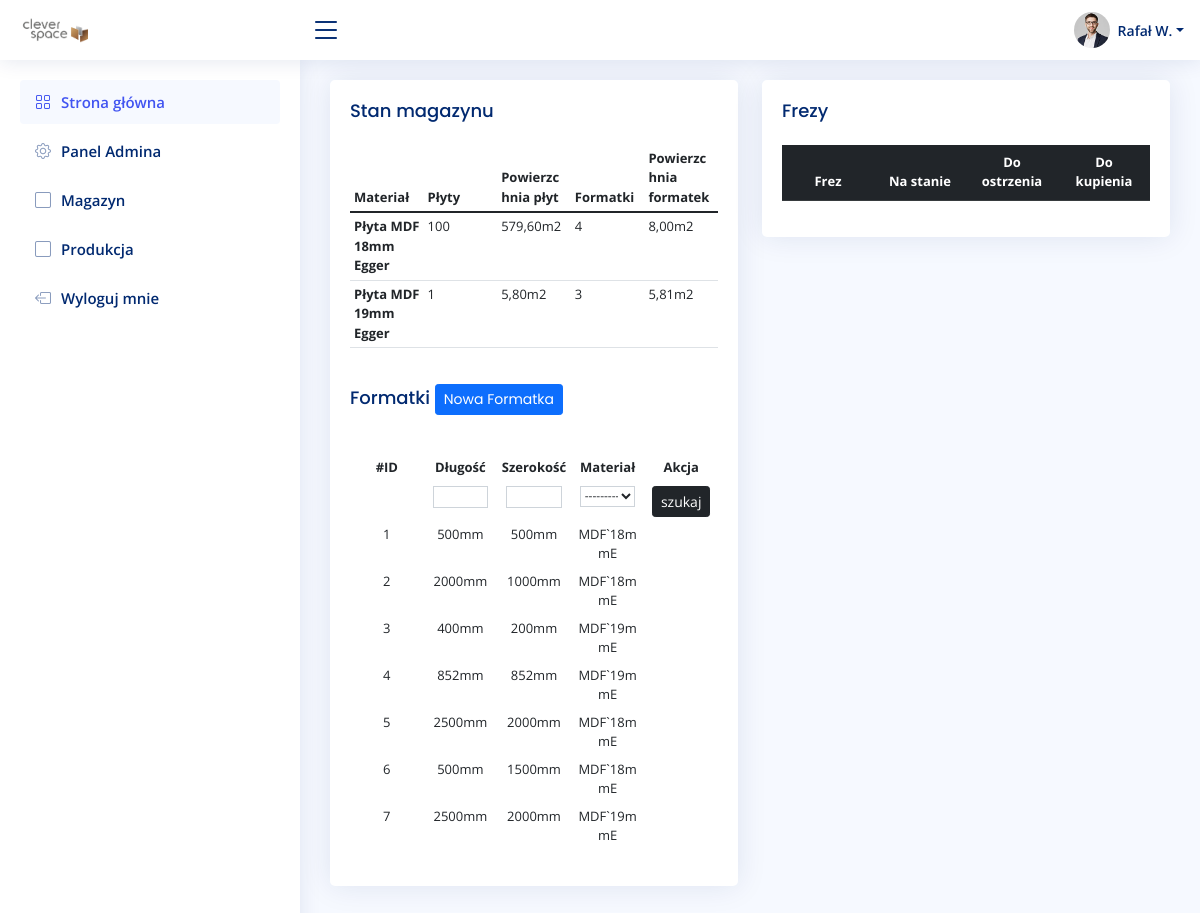
Page /stock/ (signed in) on the earlier database version.
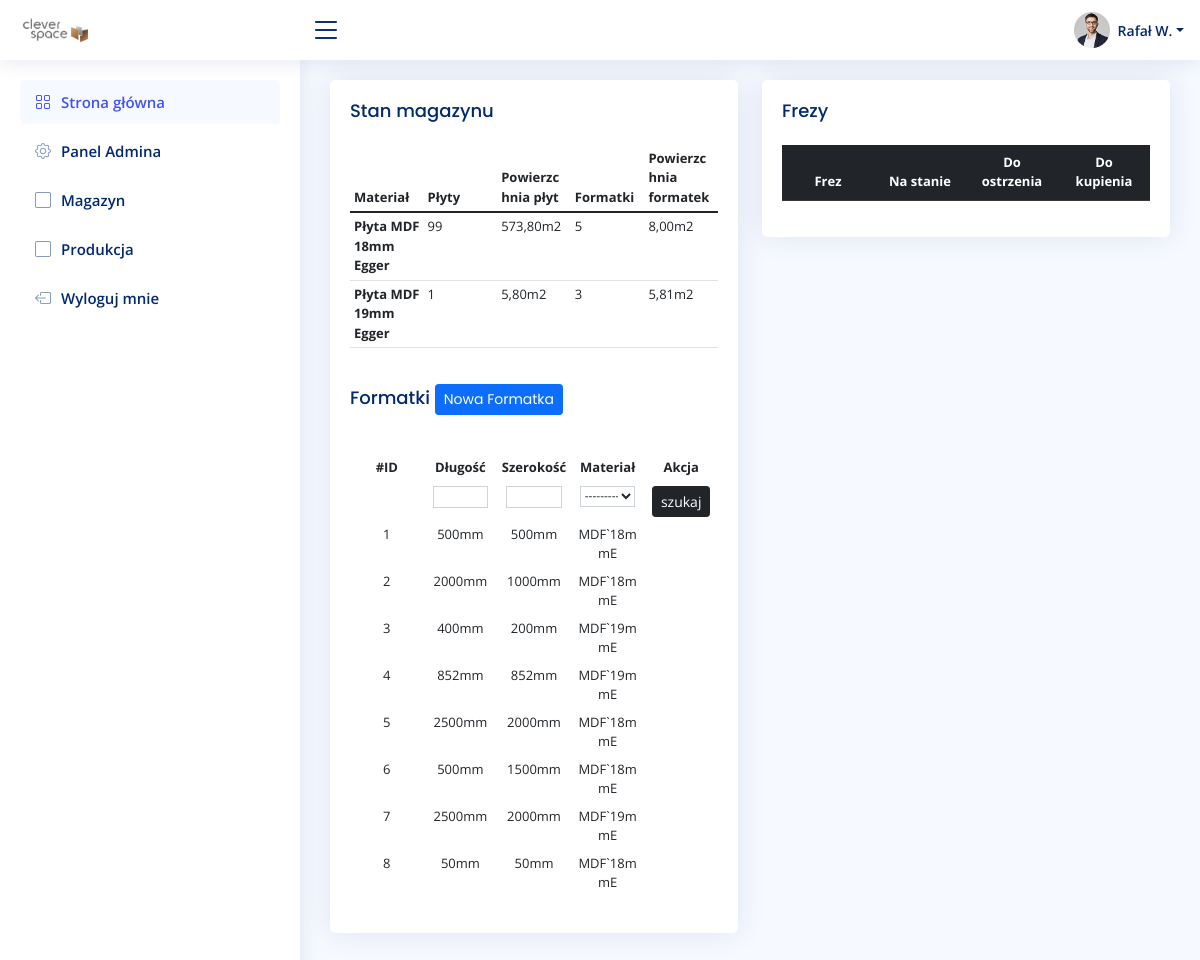
Same page on the later database version.
### order/models.py (models this page shows)
class Material(models.Model):
    short_name = models.CharField(max_length=255, blank=False, null=True)
    name = models.CharField(max_length=255, blank=False, null=True)
    quantity = models.SmallIntegerField(default=0, blank=False, null=True)
    material_area = models.DecimalField(default=Decimal('5.796'), decimal_places=4, blank=False, max_digits=10)
    class Meta:
        verbose_name = "materiał"
        verbose_name_plural = "materiały"
    def __str__(self):
        return self.short_name
    def caluclate_material(self):
        return self.quantity * self.material_area
    def caluclate_area(self):
        material = Material.objects.get(short_name=self.short_name)
        total_area = 0
        for stock in material.stocks.all():
            result = stock.length * stock.width / 1000000
            total_area += result
        return total_area

### stock/models.py (models this page shows, shortened)
class Stock(models.Model):
    length = IntegerRangeField(min_value=50, max_value=2800, null=True)
    width = IntegerRangeField(min_value=50, max_value=2070, null=True)
    material = models.ForeignKey(Material, null=False, on_delete=models.CASCADE, related_name="stocks")

### stock/views.py (the view)
# urls.py: path('', staff_member_required(views.StockView.as_view()), name='stock'),
class StockView(ListView):
    model = Stock
    template_name = 'stock/home.html'
    def get_context_data(self, **kwargs):
        context = super().get_context_data(**kwargs)
        context.update({
            'filter': StockFilter(self.request.GET, queryset=self.get_queryset()),
            'materials': Material.objects.all().order_by('name'),
            'cutters': Cutter.objects.all().order_by('-name'),
            })
        return context

### stock/templates/stock/home.html (shortened to what this page needs)
{% extends 'main.html' %}
{% load static %}
{% block content %}
<div class="row">
  <div class="col-sm-6">
    <div class="card recent-sales">
      <div class="card-body">
        <h5 class="card-title">Stan magazynu </h5>
        <table class="table table-hover table-sm text-left" style="text-align: left">
          <thead>
            <tr>
              <th scope="col">Materiał</th>
              <th scope="col">Płyty</th>
              <th scope="col">Powierzchnia płyt</th>
              <th scope="col">Formatki</th>
              <th scope="col">Powierzchnia formatek</th>
            </tr>
          </thead>
          <tbody>
            {% for material in materials %}
            <tr>
              <th scope="col">{{ material.name }}</th>
              <td scope="col">{{ material.quantity }}</td>
              <td scope="col">{{ material.caluclate_material|floatformat:2 }}m2</td>
              <td scope="col">{{ material.stocks.count }}</td>
              <td scope="col">{{ material.caluclate_area|floatformat:2 }}m2</td>
            </tr>
            {% endfor %}
         </tbody>
       </table>
        <h5 class="card-title">Formatki <a href="{% url 'create-stock' %}"><button class="btn btn-primary btn-sm">Nowa Formatka</button></a></h5>
       <div class="dataTable-top"></div>
       <div class="table-responsive">
        <table class="table table-borderless table-hover table-sm">
          {% include 'stock/search.html' %}
          <thead>
            <tr>
              <th scope="col">#ID</th>
              <th scope="col">Długość</th>
              <th scope="col">Szerokość</th>
              <th scope="col">Materiał</th>
              <th scope="col">Akcja</th>
            </tr>
          </thead>
          <tbody>
            {% for stock in filter.qs %}
            <tr>
              <td scope="row">{{ stock.id }}</td>
              <td>{{ stock.length }}mm</td>
              <td>{{ stock.width }}mm</td>
              {% if stock.length == 0 %}
              <td><p>------</p></td>
              {% else %}
              <td>{{ stock.material }}</td>
              {% endif %}
              <td>
              </td>
            </tr>
            {% endfor %}
          </tbody>
        </table>
      </div>
      </div>
    </div>
  </div>
  <div class="col-sm-6">
    <div class="card recent-sales">
      <div class="card-body">
        <h5 class="card-title">Frezy</h5>
        <table class="table table-dark">
                <thead>
                  <tr>
                    <th scope="col">Frez</th>
                    <th scope="col">Na stanie</th>
                    <th scope="col">Do ostrzenia</th>
                    <th scope="col">Do kupienia</th>
                  </tr>
                </thead>
              </table>
      </div>
    </div>
  </div>
</div>
{% endblock %}

Differences in the rows shown:
changed Material "Płyta MDF 18mm Egger": quantity "100" → "99"; caluclate_material "579,60" → "573,80"; stocks.count "4" → "5"
added Stock: id "8", length "50", width "50", material "MDF`18mmE"
